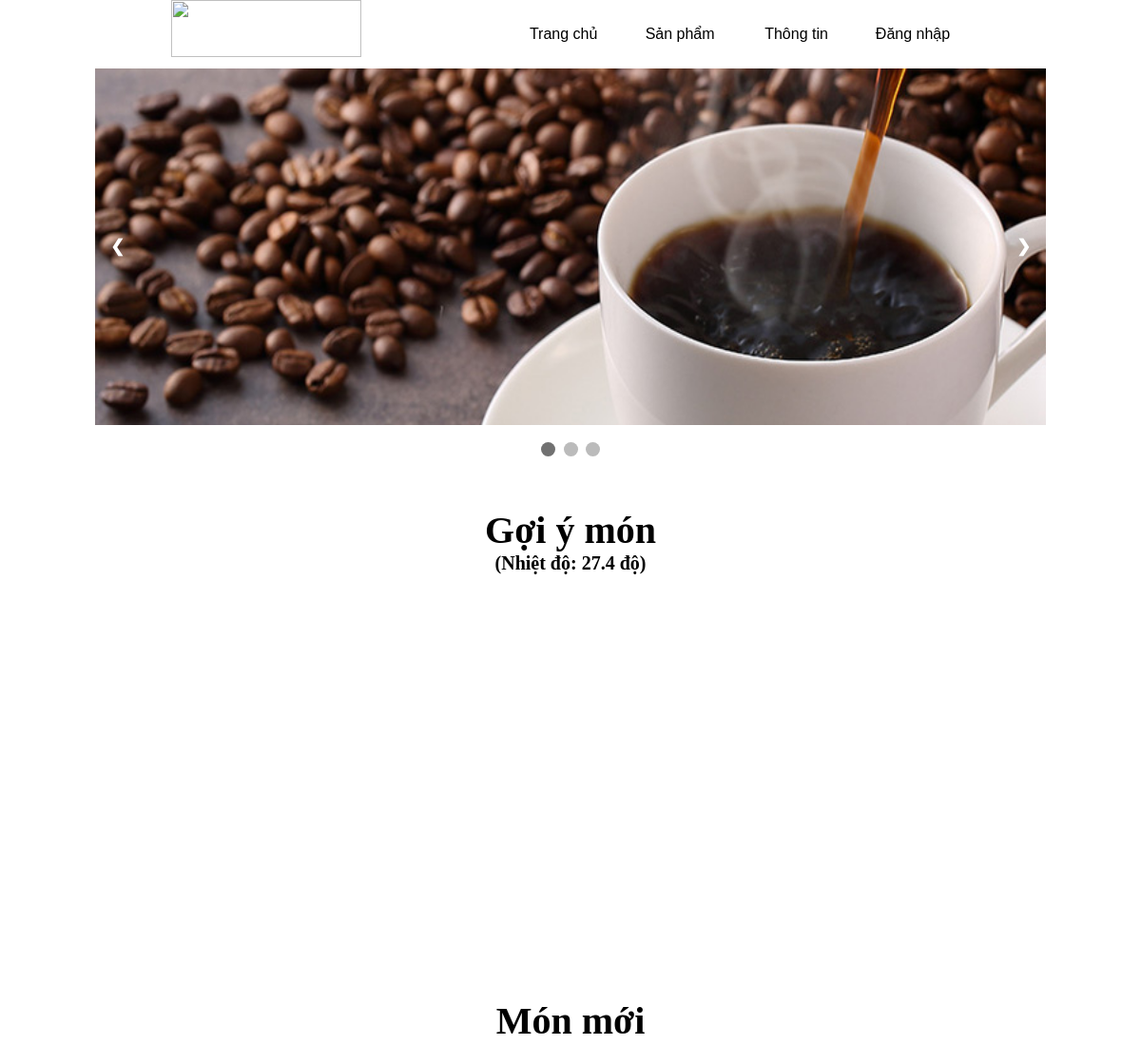
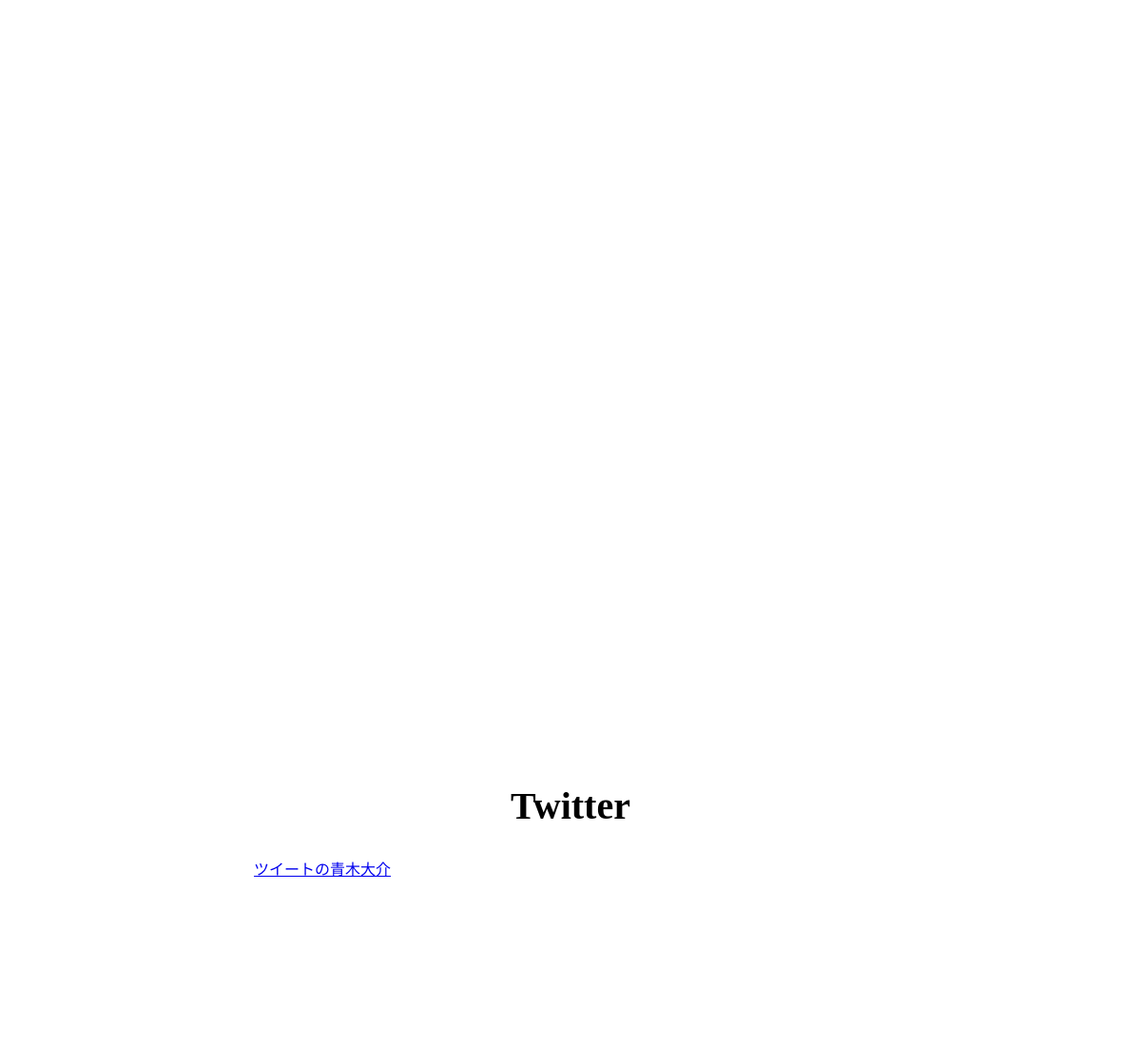
Before: / (upper part) with the older database file (2 pictures, top to bottom).
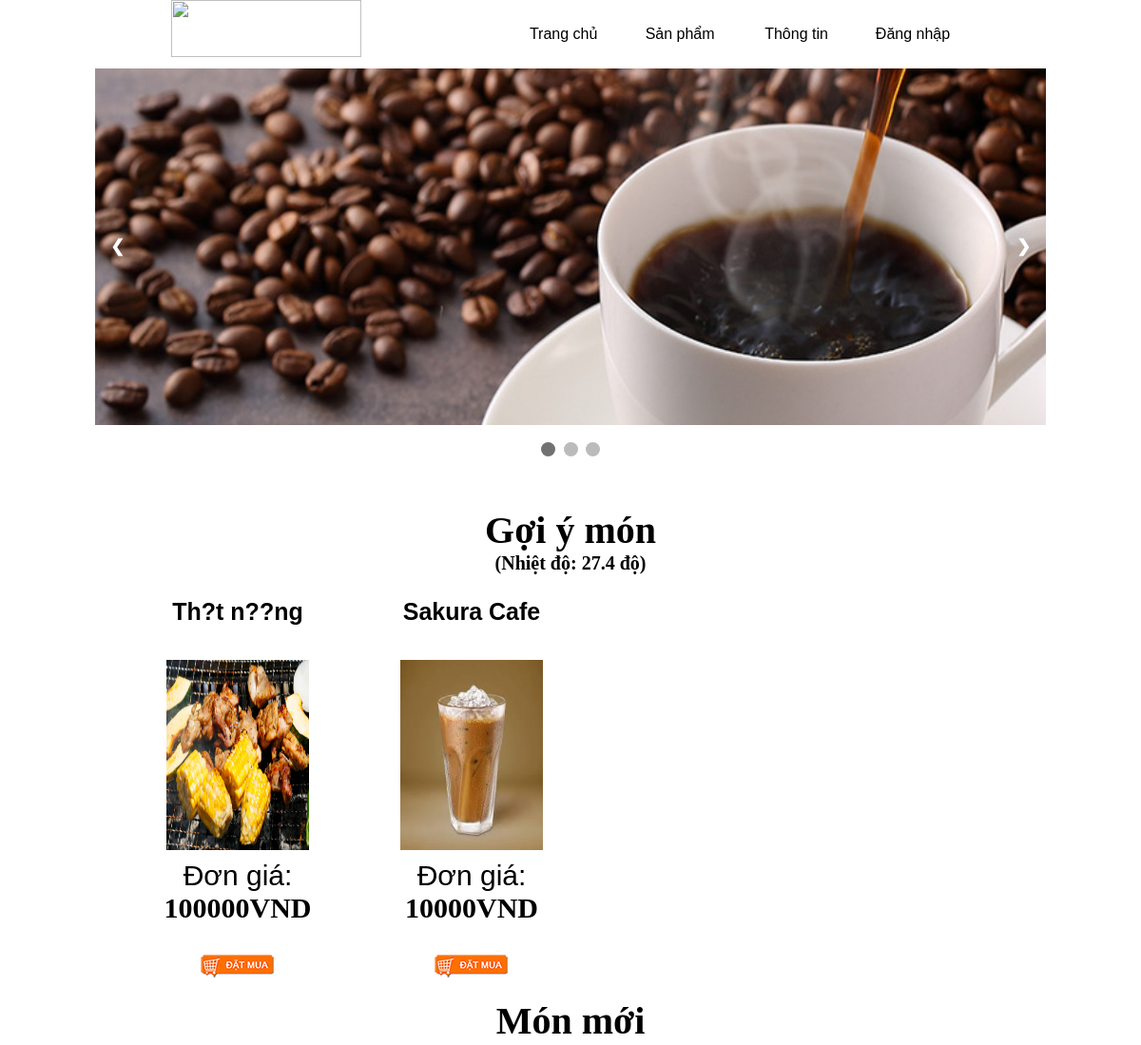
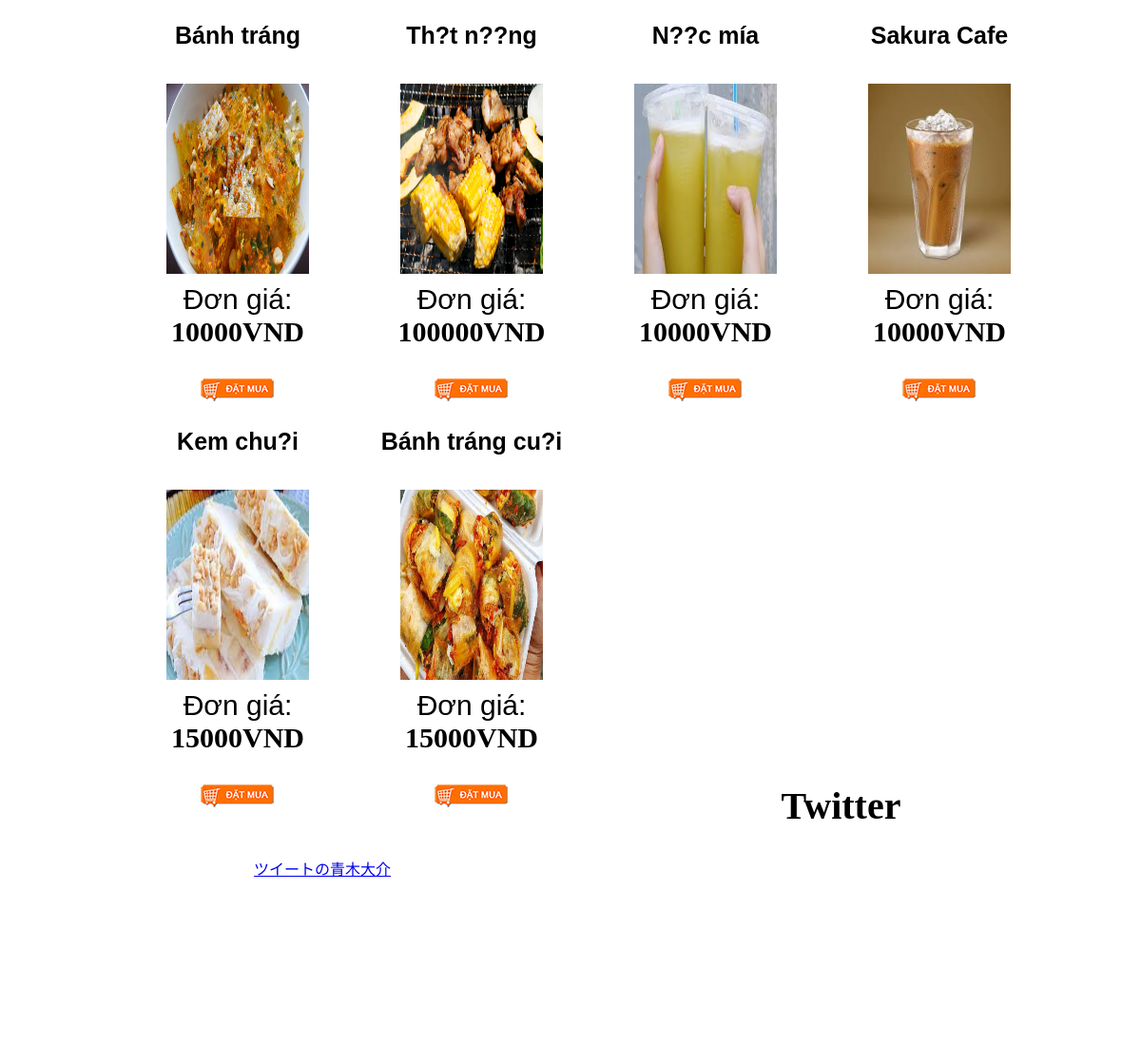
After: the same page with the newer database file (2 pictures, top to bottom).
### tables this page shows
CREATE TABLE `tblmon` (
  `idMon` int(11) NOT NULL,
  `tenMon` text NOT NULL,
  `gia` double NOT NULL,
  `idLoai` int(11) NOT NULL,
  `hinhAnh` text DEFAULT NULL,
  `moTa` text DEFAULT NULL,
  `goiY` float DEFAULT NULL,
  `conHang` text NOT NULL
);

### index.php (the view, shortened to what the changed rows need)
<!DOCTYPE html>
<html lang="en">
<head>
  <link rel="stylesheet" type="text/css" href="./css/style.css?" />
</head>
<body>
  <div id="body">
    <article>
      <section id="info" align="center">
        <div style="margin-left: 7%">
          <?php
          include "include/connect.inc";
          $sql2 = "select id, value1 from sensordata order by id DESC limit 1";
          $rs2 = mysqli_query($conn, $sql2);
          while ($row2 = mysqli_fetch_array($rs2)) {
            $nhietDo = $row2["value1"];
            if ($nhietDo == 0) {
              $sql    =  "select * from tblmon where goiY = 0 and conHang = 'O' limit 0, 12";
              $rs     =  mysqli_query($conn, $sql);
              while ($row = mysqli_fetch_array($rs)) {
          ?>
                <div id="mon">
                  <p id="tenMon"><a href="#" values="<?= $row["tenMon"] ?>"><?= $row["tenMon"] ?></a></p>
                  <img id="hinhAnh" src="uploads/<?= $row["hinhAnh"] ?>">
                  <p id="donGia">Đơn giá: <span><?= $row["gia"] ?>VND</span></p>
                  <a href="./login.php"><img id="nutmuahang" src="./img/Chonmua.png"></a>
                </div>
              <?php }
            } else if ($nhietDo < 29) {
              $sql    =  "select * from tblmon where goiY < 29 and conHang = 'O' limit 0, 12";
              $rs     =  mysqli_query($conn, $sql);
              while ($row = mysqli_fetch_array($rs)) {
              ?>
                <div id="mon">
                  <p id="tenMon"><a href="#" values="<?= $row["tenMon"] ?>"><?= $row["tenMon"] ?></a></p>
                  <img id="hinhAnh" src="uploads/<?= $row["hinhAnh"] ?>">
                  <p id="donGia">Đơn giá: <span><?= $row["gia"] ?>VND</span></p>
                  <a href="./login.php" title="Vui lòng đăng nhập trước khi dùng tính năng này"><img id="nutmuahang" src="./img/Chonmua.png"></a>
                </div>
              <?php }
            } else if ($nhietDo > 28) {
              $sql    =  "select * from tblmon where goiY > 28 and conHang = 'O' limit 0, 12";
              $rs     =  mysqli_query($conn, $sql);
              while ($row = mysqli_fetch_array($rs)) {
              ?>
                <div id="mon">
                  <p id="tenMon"><a href="#" values="<?= $row["tenMon"] ?>"><?= $row["tenMon"] ?></a></p>
                  <img id="hinhAnh" src="uploads/<?= $row["hinhAnh"] ?>">
                  <p id="donGia">Đơn giá: <span><?= $row["gia"] ?>VND</span></p>
                  <a href="./login.php" title="Vui lòng đăng nhập trước khi dùng tính năng này"><img id="nutmuahang" src="./img/Chonmua.png"></a>
                </div>
          <?php
              }
            }
          } ?>
        </div>
      </section>
      <section id="info" align="center" style="padding-top: 30%;">
        <div style="padding-left: 7%;">
          <?php
          $sql    =  "select * from tblmon where conHang = 'O' limit 0, 12";
          $rs     =  mysqli_query($conn, $sql);
          while ($row = mysqli_fetch_array($rs)) {
          ?>
            <div id="mon">
              <p id="tenMon"><a href="#" values="<?= $row["tenMon"] ?>"><?= $row["tenMon"] ?></a></p>
              <img id="hinhAnh" src="uploads/<?= $row["hinhAnh"] ?>">
              <p id="donGia">Đơn giá: <span><?= $row["gia"] ?>VND</span></p>
              <a href="./login.php" title="Vui lòng đăng nhập trước khi dùng tính năng này"><img id="nutmuahang" src="./img/Chonmua.png"></a>
            </div>
          <?php } ?>
        </div>
      </section>
    </article>
</body>
</html>

Changed rows visible on the page:
now on this page (row edited): tblmon: tenMon "Th?t n??ng", hinhAnh (picture), gia "100000"
now on this page (row edited): tblmon: tenMon "Sakura Cafe", hinhAnh (picture), gia "10000"
now on this page (row edited): tblmon: tenMon "Bánh tráng", hinhAnh (picture), gia "10000"
now on this page (row edited): tblmon: tenMon "N??c mía", hinhAnh (picture), gia "10000"
now on this page (row edited): tblmon: tenMon "Kem chu?i", hinhAnh (picture), gia "15000"
now on this page (row edited): tblmon: tenMon "Bánh tráng cu?i", hinhAnh (picture), gia "15000"
